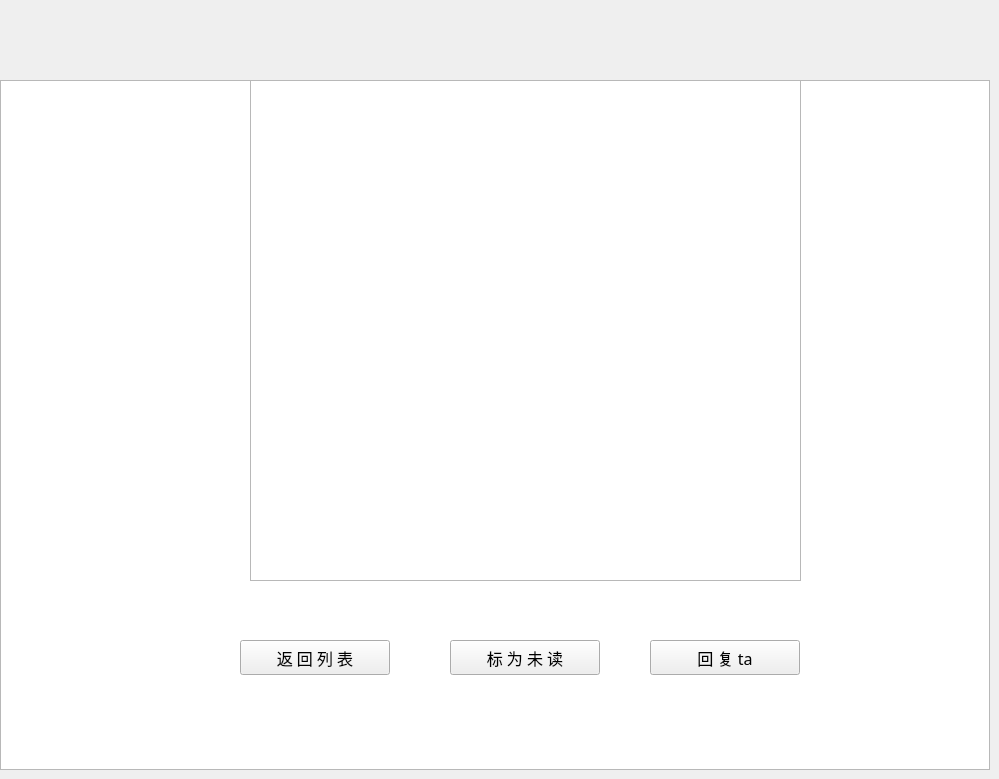
   <widget class="QWidget" name="page_2">
    <widget class="QListView" name="p2list">
     <property name="geometry">
      <rect>
       <x>0</x>
       <y>80</y>
       <width>990</width>
       <height>690</height>
      </rect>
     </property>
     <property name="minimumSize">
      <size>
       <width>990</width>
       <height>690</height>
      </size>
     </property>
     <property name="maximumSize">
      <size>
       <width>990</width>
       <height>690</height>
      </size>
     </property>
     <property name="font">
      <font>
       <family>Consolas</family>
       <pointsize>11</pointsize>
      </font>
     </property>
    </widget>
    <widget class="QTextBrowser" name="p2recvmessage">
     <property name="geometry">
      <rect>
       <x>250</x>
       <y>80</y>
       <width>551</width>
       <height>501</height>
      </rect>
     </property>
     <property name="font">
      <font>
       <family>Consolas</family>
       <pointsize>12</pointsize>
      </font>
     </property>
    </widget>
    <widget class="QPushButton" name="p2recv">
     <property name="geometry">
      <rect>
       <x>650</x>
       <y>640</y>
       <width>150</width>
       <height>35</height>
      </rect>
     </property>
     <property name="minimumSize">
      <size>
       <width>150</width>
       <height>35</height>
      </size>
     </property>
     <property name="maximumSize">
      <size>
       <width>150</width>
       <height>35</height>
      </size>
     </property>
     <property name="font">
      <font>
       <family>浪漫雅圆</family>
       <pointsize>12</pointsize>
      </font>
     </property>
     <property name="text">
      <string>回 复 ta</string>
     </property>
     <property name="flat">
      <bool>false</bool>
     </property>
    </widget>
    <widget class="QPushButton" name="p2return">
     <property name="geometry">
      <rect>
       <x>240</x>
       <y>640</y>
       <width>150</width>
       <height>35</height>
      </rect>
     </property>
     <property name="minimumSize">
      <size>
       <width>150</width>
       <height>35</height>
      </size>
     </property>
     <property name="maximumSize">
      <size>
       <width>150</width>
       <height>35</height>
      </size>
     </property>
     <property name="font">
      <font>
       <family>浪漫雅圆</family>
       <pointsize>12</pointsize>
      </font>
     </property>
     <property name="text">
      <string>返 回 列 表</string>
     </property>
     <property name="flat">
      <bool>false</bool>
     </property>
    </widget>
    <widget class="QLabel" name="p2message">
     <property name="geometry">
      <rect>
       <x>0</x>
       <y>20</y>
       <width>950</width>
       <height>50</height>
      </rect>
     </property>
     <property name="minimumSize">
      <size>
       <width>950</width>
       <height>50</height>
      </size>
     </property>
     <property name="maximumSize">
      <size>
       <width>950</width>
       <height>50</height>
      </size>
     </property>
     <property name="font">
      <font>
       <family>方正魏碑简体</family>
       <pointsize>20</pointsize>
       <weight>50</weight>
       <bold>false</bold>
      </font>
     </property>
     <property name="text">
      <string/>
     </property>
    </widget>
    <widget class="QPushButton" name="p2noread">
     <property name="geometry">
      <rect>
       <x>450</x>
       <y>640</y>
       <width>150</width>
       <height>35</height>
      </rect>
     </property>
     <property name="minimumSize">
      <size>
       <width>150</width>
       <height>35</height>
      </size>
     </property>
     <property name="maximumSize">
      <size>
       <width>150</width>
       <height>35</height>
      </size>
     </property>
     <property name="font">
      <font>
       <family>浪漫雅圆</family>
       <pointsize>12</pointsize>
      </font>
     </property>
     <property name="text">
      <string>标 为 未 读</string>
     </property>
     <property name="flat">
      <bool>false</bool>
     </property>
    </widget>
   </widget>
